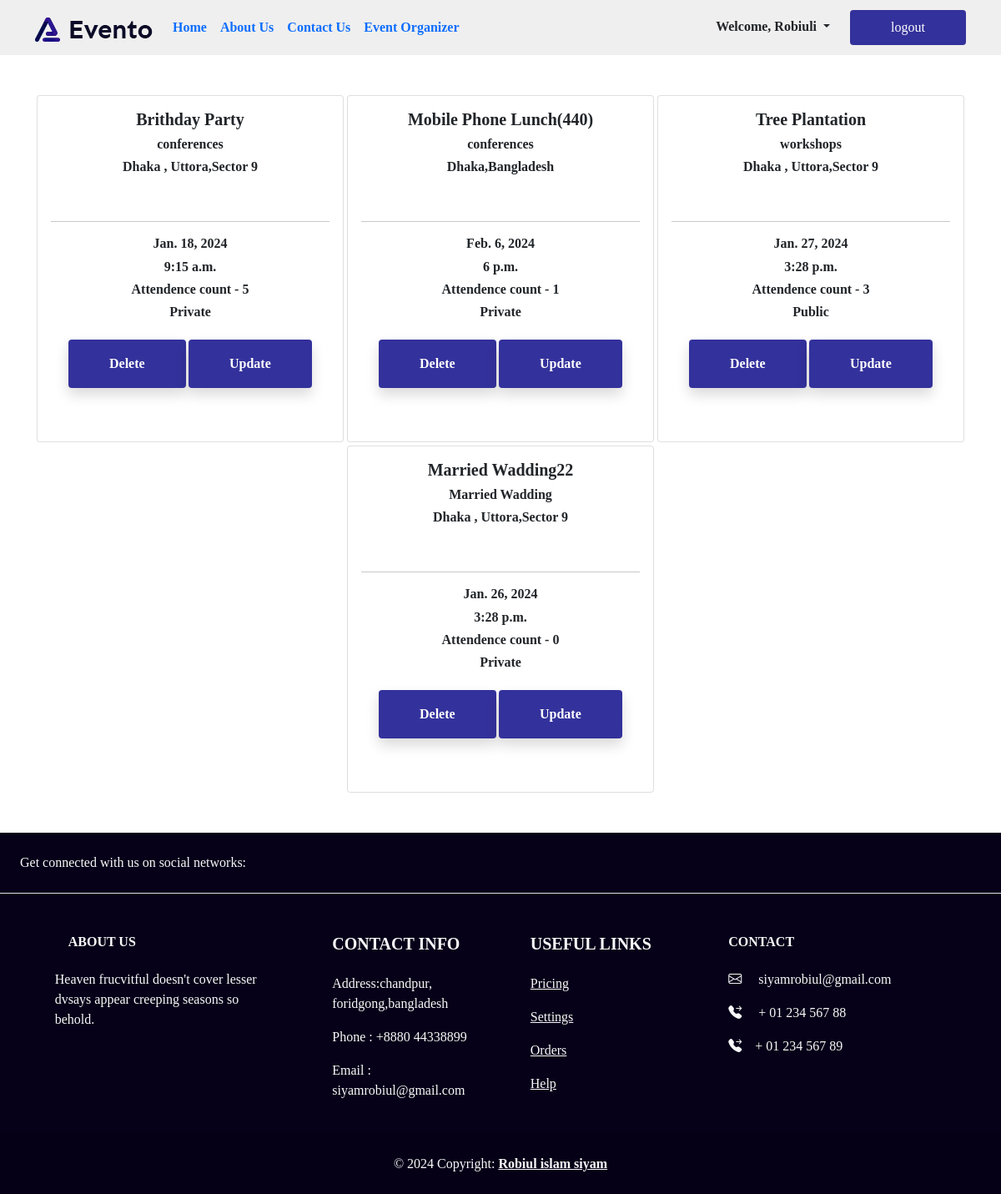
Page /event/staff_user/ (signed in) on the committed database.
### Event_creation/models.py (models this page shows)
class Event_creation_model(models.Model):
    event_category = models.ForeignKey(
        Event_category, blank=True, null=True, on_delete=models.CASCADE, default=None
    )
    user = models.ForeignKey(User, blank=True,on_delete=models.CASCADE,null=True)
    count = models.IntegerField(default=0)
    event_name = models.CharField(max_length=250)
    date = models.DateField()
    time = models.TimeField()
    location = models.CharField(max_length=50)
    description = models.TextField()
    event_type = models.CharField(
        max_length=50, choices=EVENT_TYPE_CHOICES, default="Pablic"
    )
    def __str__(self):
        return self.event_name

### EventCategory/models.py (models this page shows)
class Event_category(models.Model):
    event_category_tags = models.CharField(max_length=50)
    def __str__(self):
        return self.event_category_tags

### Event_creation/views.py (the view)
# urls.py: path("staff_user/", views.staff_userView.as_view(),name='staff'),
class staff_userView(ListView,LoginRequiredMixin):
    template_name = 'staff.html'
    model = Event_creation_model
    context_object_name = 'events'
    def get_queryset(self):
        user = self.request.user
        if user.is_authenticated and user.is_staff:
            queryset = Event_creation_model.objects.filter(user=user)
            print(queryset)
            return queryset

### Event_creation/templates/staff.html (shortened to what this page needs)
{% extends 'base.html'%}
{% block content %}
<div class=" container mt-5  mb-5 d-flex gap-1 justify-content-center aling-items-center flex-wrap">
  {% for i in events %}
  <div class="card  hvr-back-pulse card-line " style="width: 23rem ; height: 26rem;">
    <a href="{% url 'details' i.id%}" class="text-decoration-none text-dark">
      <div class="card-body ">
        <h5 class="card-title fw-bold"> {{i.event_name}}</h5>
        <h6 class="card-title  fw-bold">{{i.event_category}}</h6>
        <h6 class="card-title text-gray fw-bold">{{i.location}}</h6>
        <br>
        <hr class="border-5 border-light">
        <h6 class="card-title fw-bold">{{i.date}}</h6>
        <h6 class="card-title fw-bold"> {{i.time}}</h6>
        <h6 class="card-title fw-bold">Attendence count - {{i.count}}
        </h6>
        <h6 class="card-title fw-bold">{{i.event_type}}</h6>
        <a href="{% url 'delete' i.id%}  " class="hvr-sweep-to-bottom  sm-btn px-5 py-3 all-button fw-bold btn shadow  mt-3">Delete</a>
        <a href="{% url 'update' pk=i.id %}  " class="hvr-sweep-to-bottom  sm-btn px-5 py-3 all-button fw-bold btn shadow  mt-3">Update</a>
    </a>
  </div>
</div>
{% endfor %}
{% endblock%}

### core/templates/navbar.html (shortened to what this page needs)
{% load static %}
<nav style="background-color: rgb(240, 239, 239);" class="navbar py-1 navbar-expand-lg bg-body-tertiary sticky-top">
  <div class="container">
    <a class="navbar-brand" href="{% url 'home'%}">
      <img src="{% static 'logo.png.webp'%}" alt="Logo" class="d-inline-block align-text-top" />
    </a>
    <div class="collapse navbar-collapse" id="navbarNav">
      <ul class="navbar-nav me-auto mb-2 mb-lg-0">
        <li class="nav-item hvr-underline-from-left ">
          <a href="{% url 'home' %}" aria-current="page" class="nav-link fw-bold ">Home</a>
        </li>
        <li class="nav-item hvr-underline-from-left ">
          <a href="{% url 'about' %}" aria-current="page" class="nav-link fw-bold ">About Us</a>
        </li>
        <li class="nav-item hvr-underline-from-left ">
          <a href="{% url 'contact' %}" aria-current="page" class="nav-link fw-bold ">Contact Us</a>
        </li>
        {% if user.is_authenticated and user.is_staff %}
        <li class="nav-item hvr-underline-from-left ">
          <a href="{% url 'event_creation'%}" aria-current="page" class="nav-link fw-bold ">Event Organizer  </a>
        </li>
        {% endif %}
      </ul>
      <div class="d-flex">
        {% if user.is_authenticated %}
        <div class="dropdown">
          <a class="dropdown-toggle mx-lg-4 mx-4 my-3 fw-bolder text-dark text-decoration-none" type="button"
            data-bs-toggle="dropdown" aria-expanded="false">
            Welcome, {{user.username}}
          </a>
        </div>
        <a class="all-button hvr-sweep-to-bottom btn px-5 py-2  mb-2 mt-2 " href="{% url 'logout'%}">logout</a>
        {% else %}
          <a href="{% url 'register'%}" class="hvr-sweep-to-bottom  px-5 py-2 mb-2 all-button fw-bold btn shadow   mt-3">Register</a>
          <a href="{% url 'login'%}" class="hvr-sweep-to-bottom  px-5 py-2  mb-2 all-button fw-bold btn shadow  gap-2 mt-3">LogIn</a>
        {% endif %}
      </div>
    </div>
  </div>
</nav>

### core/static/style.css (style rules this page uses)
body { background-color:white !important; font-family:'Times New Roman', Times, serif !important; }
nav { color: #140696be !important; }
.hvr-underline-from-left:before { content: ""; position: absolute; z-index: -1; left: 0; right: 100%; bottom: 0; background: linear-gradient(to right, rgb(46, 14, 160), rgb(128, 0, 111), blue) !important; height: 4px; -webkit-transition-property: right; transition-property: right; -webkit-transition-duration: 0.3s; transition-duration: 0.3s; -webkit-transition-timing-function: ease-out; transition-timing-function: ease-out; }
.all-button { background-color: rgb(51, 49, 155) !important; color: white !important; }
.hvr-sweep-to-bottom { display: inline-block; vertical-align: middle; -webkit-transform: perspective(1px) translateZ(0); transform: perspective(1px) translateZ(0); box-shadow: 0 0 1px rgba(0, 0, 0, 0); position: relative; -webkit-transition-property: color; transition-property: color; -webkit-transition-duration: 0.3s; transition-duration: 0.3s; }
.hvr-sweep-to-bottom:before { content: ""; position: absolute; z-index: -1; top: 0; left: 0; right: 0; bottom: 0; background: #3702f8 !important; -webkit-transform: scaleY(0); transform: scaleY(0); -webkit-transform-origin: 50% 0; transform-origin: 50% 0; -webkit-transition-property: transform; transition-property: transform; -webkit-transition-duration: 0.3s; transition-duration: 0.3s; -webkit-transition-timing-function: ease-out; transition-timing-function: ease-out; }
.card-line { line-height: 2rem; text-align: center; }
.hvr-back-pulse { display: inline-block; vertical-align: middle; -webkit-transform: perspective(1px) translateZ(0); transform: perspective(1px) translateZ(0); box-shadow: 0 0 1px rgba(0, 0, 0, 0); overflow: hidden; -webkit-transition-duration: 0.5s; transition-duration: 0.5s; -webkit-transition-property: color, background-color; transition-property: color, background-color; color: initial-color !important; }

### rows in the picture
Event_creation_model: event_name "Brithday Party", event_category "conferences", location "Dhaka , Uttora,Sector 9", date "Jan. 18, 2024", time "9:15 a.m.", count "5", event_type "Private"
Event_creation_model: event_name "Mobile Phone Lunch(440)", event_category "conferences", location "Dhaka,Bangladesh", date "Feb. 6, 2024", time "6 p.m.", count "1", event_type "Private"
Event_creation_model: event_name "Tree Plantation", event_category "workshops", location "Dhaka , Uttora,Sector 9", date "Jan. 27, 2024", time "3:28 p.m.", count "3", event_type "Public"
Event_creation_model: event_name "Married Wadding22", event_category "Married Wadding", location "Dhaka , Uttora,Sector 9", date "Jan. 26, 2024", time "3:28 p.m.", count "0", event_type "Private"

### other values in the picture
{{ user.username }} "Robiuli"
